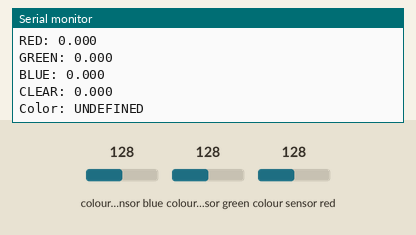
Simulated run of this sketch. Board: Arduino Uno, built with avr-gcc and run on an emulated ATmega328P. On the bench: the last lines printed to the serial monitor. Wiring (inferred from the names in the program): TCS3200 colour sensor: output pin 12; S2 pin 8; S3 pin 11; S0 pin 2; S1 pin 3. The inputs (shaded band) are chosen by the test bench; at power-on: colour sensor blue 128, colour sensor green 128, colour sensor red 128.

Above: at 1.2 s.
1.3 s: colour sensor blue set to 5
At 2.6 s:
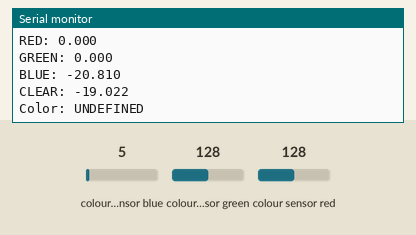
2.8 s: colour sensor green set to 5
At 3.9 s:
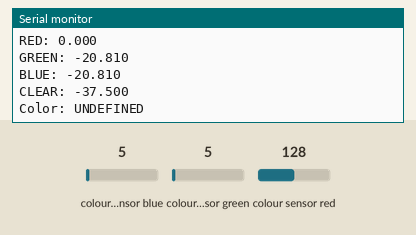
4.3 s: colour sensor red set to 5
At 5.9 s:
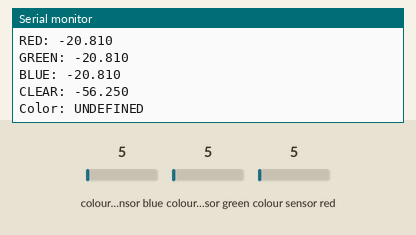
Timing chart, 0 to 7.4 s (numbered marks = the images above; inputs shaded):
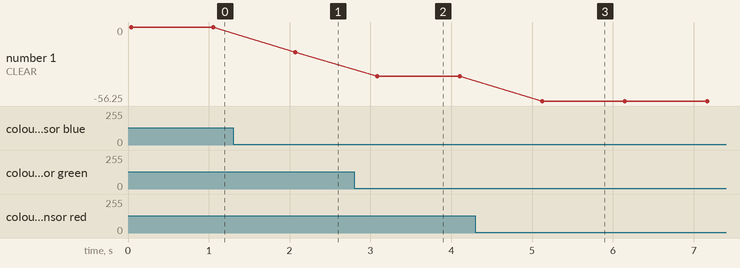

The sketch:

tcs230_color_test.ino
```cpp
/*
  Пример работы с датчиком цвета TCS230
  Created by Rostislav Varzar
*/

#define S0PIN 2
#define S1PIN 3
#define S2PIN 8
#define S3PIN 11
#define OUTPIN 12

float r0, g0, b0, c0;

void setup() {
  // Инициализация последовательного порта
  Serial.begin(9600);
  // Инициализация выводов для управления датчиком
  pinMode(S0PIN, OUTPUT);
  pinMode(S1PIN, OUTPUT);
  pinMode(S2PIN, OUTPUT);
  pinMode(S3PIN, OUTPUT);
  pinMode(OUTPIN, INPUT);
  digitalWrite(S0PIN, LOW);
  digitalWrite(S1PIN, HIGH);
  // Нахождениен коэффициентов для исключения сперктальной характеристики окружающего света
  r0 = 1000 / (float)readRED();
  g0 = 1000 / (float)readGREEN();
  b0 = 1000 / (float)readBLUE();
  c0 = 1000 / (float)readCLEAR();
}

void loop() {
  // Измерение
  float clRed = 1000 / (float)readRED() - r0;
  float clGreen = 1000 / (float)readGREEN() - g0;
  float clBlue = 1000 / (float)readBLUE() - b0;
  float clClear = 1000 / (float)readCLEAR() - c0;
  String MY_COLOR = "";
  // Вывод интенсивности цветов
  Serial.println("RED: " + String(clRed, 3));
  Serial.println("GREEN: " + String(clGreen, 3));
  Serial.println("BLUE: " + String(clBlue, 3));
  Serial.println("CLEAR: " + String(clClear, 3));
  Serial.println();
  // Определение цвета кубика
  if ((clRed > -0.400) && (clRed < 0.400) && (clGreen > 0.200) && (clGreen < 1.000) && (clBlue > 1.300) && (clBlue < 2.100))
  {
    MY_COLOR = "BLUE";
  }
  else if ((clRed > -0.300) && (clRed < 0.500) && (clGreen > 0.300) && (clGreen < 1.100) && (clBlue > 0.200) && (clBlue < 1.000))
  {
    MY_COLOR = "GREEN";
  }
  else if ((clRed > 1.900) && (clRed < 2.700) && (clGreen > -0.100) && (clGreen < 0.700) && (clBlue > 0.200) && (clBlue < 1.000))
  {
    MY_COLOR = "RED";
  }
  else if ((clRed > 2.900) && (clRed < 3.700) && (clGreen > 1.800) && (clGreen < 2.600) && (clBlue > 0.600) && (clBlue < 1.400))
  {
    MY_COLOR = "YELLOW";
  }
  else
  {
    MY_COLOR = "UNDEFINED";
  }
  Serial.println("Color: " + MY_COLOR);
  Serial.println();
  delay(1000);
}

// Чтение интенсивности красного цвета
int readRED()
{
  digitalWrite(S2PIN, LOW);
  digitalWrite(S3PIN, LOW);
  return pulseIn(OUTPIN, digitalRead(OUTPIN) == HIGH ? LOW : HIGH);
}

// Чтение интенсивности зеленого цвета
int readGREEN()
{
  digitalWrite(S2PIN, HIGH);
  digitalWrite(S3PIN, HIGH);
  return pulseIn(OUTPIN, digitalRead(OUTPIN) == HIGH ? LOW : HIGH);
}

// Чтение интенсивности синего цвета
int readBLUE()
{
  digitalWrite(S2PIN, LOW);
  digitalWrite(S3PIN, HIGH);
  return pulseIn(OUTPIN, digitalRead(OUTPIN) == HIGH ? LOW : HIGH);
}

// Чтение интенсивности без фильтров
int readCLEAR()
{
  digitalWrite(S2PIN, HIGH);
  digitalWrite(S3PIN, LOW);
  return pulseIn(OUTPIN, digitalRead(OUTPIN) == HIGH ? LOW : HIGH);
}
```

Measured:
- after the input at 1.3 s, the serial monitor: prints a new line after 0.75 s (image 1)
- after the input at 2.8 s, the serial monitor: prints a new line after 0.25 s (image 2)
- after the input at 4.3 s, the serial monitor: prints a new line after 0.78 s (image 3)
- plotted number 1: 0 → -19.02 after the input at 1.3 s, -19.02 → -37.5 after the input at 2.8 s, -37.5 → -56.25 after the input at 4.3 s
